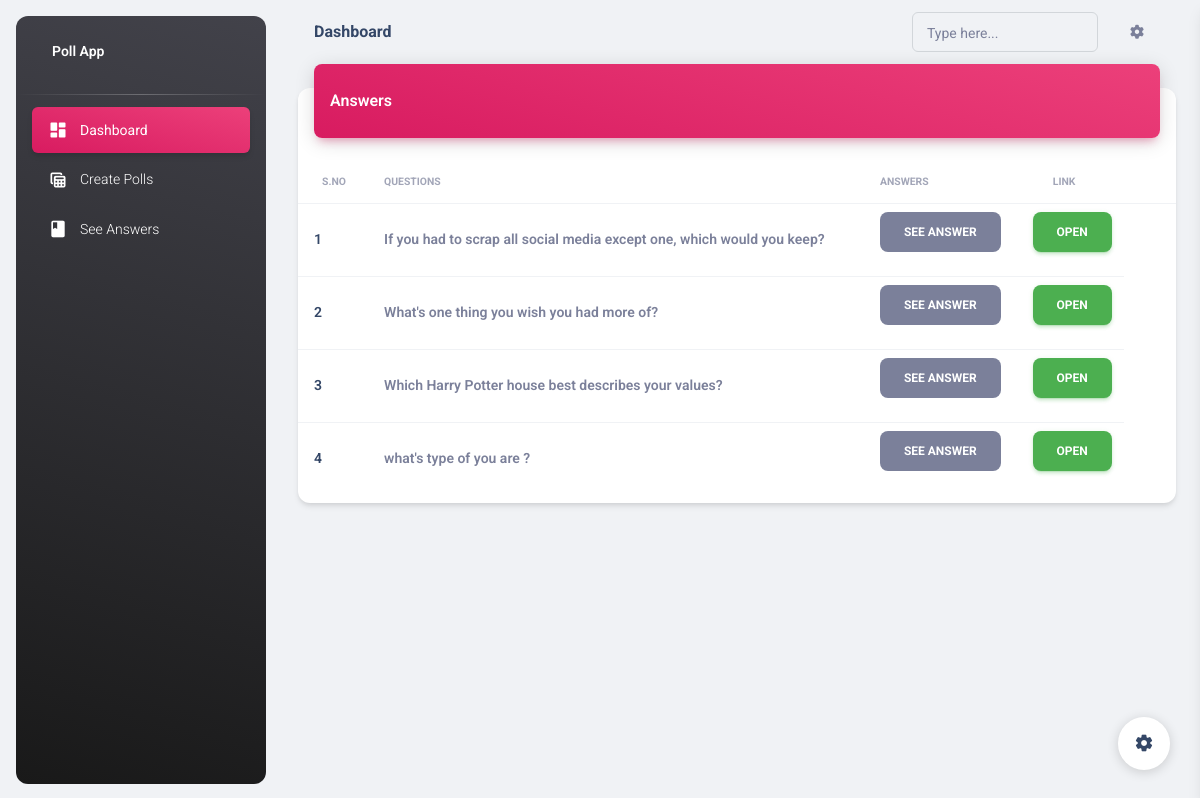
Page /see_answers/ (signed in) on the committed database.
### pollapp/models.py (models this page shows, shortened)
class BaseModel(models.Model):
    uid = models.UUIDField(default=uuid.uuid4, editable=False, primary_key=True)
    created_at = models.DateTimeField(auto_now_add=True)
    updated_at = models.DateTimeField(auto_now=True)
    class Meta:
        abstract = True

class Question(BaseModel):
    user = models.ForeignKey(User, on_delete=models.CASCADE, related_name="questions")
    question_text = models.CharField(max_length=100)

### pollapp/views.py (the view)
# urls.py: path('see_answers/' , see_answers , name="see_answers"),
def see_answers(request):
    questions = Question.objects.filter(user = request.user)
    for question in questions:
        answe =  question.answer.all()
        for i in answe:
            print(i.answer_text)
            print("calculate % ", i.calculate_percentage)
    context = {
        'questions' : questions,
        }
    return render(request ,'see_ansswers.html' ,context)

### pollapp/models.py (called while the page is built)
    def calculate_percentage(self):
        answers = self.question.answer.all()
        total_votes = 0
        for answer in answers:
            total_votes += answer.counter
        payload = []
        try:
            return int((self.counter / total_votes) * 100)
        except Exception as e:
            return 0

    def __str__(self) -> str:
        return self.answer_text

### templates/see_ansswers.html (shortened to what this page needs)
{% extends 'index.html' %}
{% block content %}
<div class="container">
    <div class="row">
        <div class="col-12">
          <div class="card my-4">
            <div class="card-header p-0 position-relative mt-n4 mx-3 z-index-2">
              <div class="bg-gradient-primary shadow-primary border-radius-lg pt-4 pb-3">
                <h6 class="text-white text-capitalize ps-3">Answers</h6>
              </div>
            </div>
            <div class="card-body px-0 pb-2">
              <div class="table-responsive p-0">
                <table class="table align-items-center justify-content-center mb-0">
                  <thead>
                    <tr>
                      <th class="text-uppercase text-secondary text-xxs font-weight-bolder opacity-7">S.no</th>
                      <th class="text-uppercase text-secondary text-xxs font-weight-bolder opacity-7 ps-2">Questions</th>
                      <th class="text-uppercase text-secondary text-xxs font-weight-bolder opacity-7 ps-2">Answers</th>
                      <th class="text-uppercase text-secondary text-xxs font-weight-bolder text-center opacity-7 ps-2">Link</th>
                      <th></th>
                    </tr>
                  </thead>
                  <tbody>
                    {% for question in  questions %}
                    <tr>
                      <td>
                        <div class="d-flex px-2">
                          <div class="my-auto">
                            <h6 class="mb-0 text-sm">{{forloop.counter}}</h6>
                          </div>
                        </div>
                      </td>
                      <td>
                        <p class="text-sm font-weight-bold mb-0">{{question.question_text}}</p>
                      </td>
                      <td>
                        <a class="btn btn-secondary waves-effect waves-light btn" href="{% url 'answers' question.uid %}">See Answer</a>
                      </td>
                      <td class="align-middle text-center">
                        <div class="d-flex align-items-center justify-content-center">
                            <a href="/question/{{question.uid}}" target="_blank" class=" btn btn-success waves-effect waves-light btn" >Open</a>
                        </div>
                      </td>
                    </tr>
                    {% endfor %}
                  </tbody>
                </table>
              </div>
            </div>
          </div>
        </div>
      </div>
</div>
    {% endblock content %}

### rows in the picture
Question: question_text "If you had to scrap all social media except one, which would you keep?"
Question: question_text "What's one thing you wish you had more of?"
Question: question_text "Which Harry Potter house best describes your values?"
Question: question_text "what's type of you are ?"
